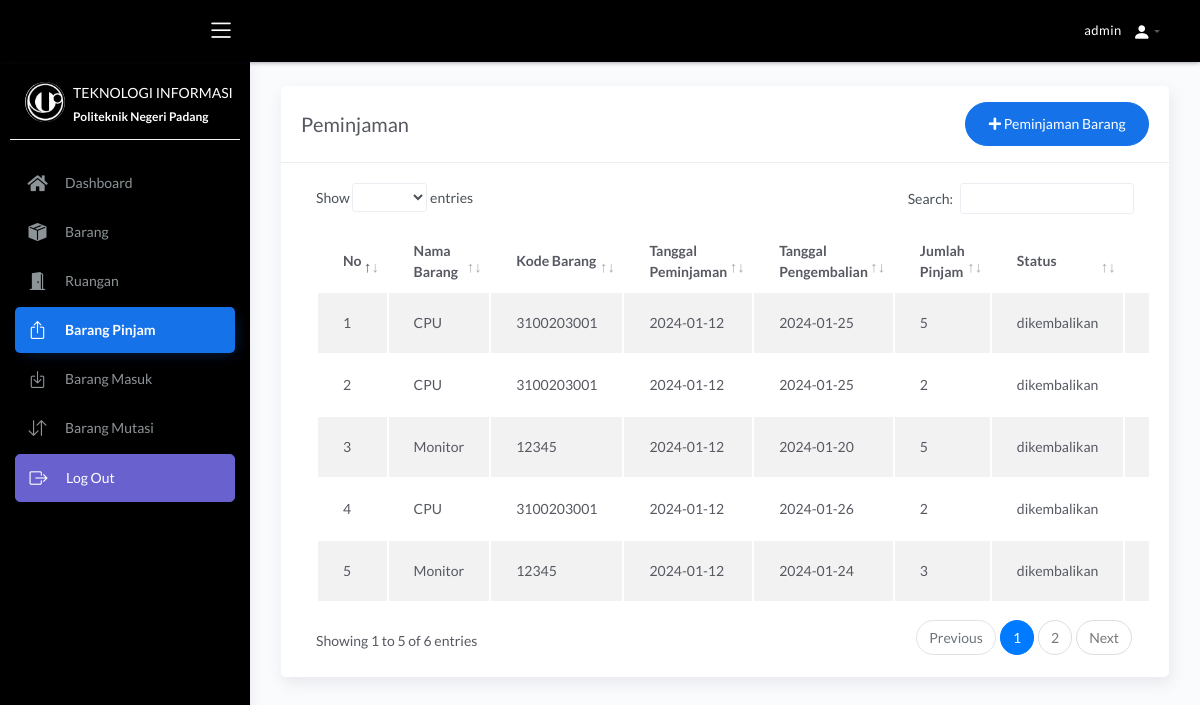
/index.php?p=jpinjam (signed in), run on the app's committed database.
### tables this page shows
CREATE TABLE `peminjam` (
  `id_peminjam` int(11) NOT NULL,
  `id_user` int(5) NOT NULL,
  `kode_barang` varchar(15) NOT NULL,
  `tgl_pinjam` date NOT NULL,
  `tgl_kembali` date NOT NULL,
  `jumlah` int(11) NOT NULL,
  `status` enum('dipinjam','dikembalikan') NOT NULL
);

CREATE TABLE `barang` (
  `kode_barang` varchar(15) NOT NULL,
  `nama_barang` varchar(50) NOT NULL,
  `jenis` varchar(50) NOT NULL,
  `stok` int(11) NOT NULL,
  `keterangan` text NOT NULL
);

### page/peminjaman/pinjaman.php (the view, shortened to what this page needs)
<div class="row mx-3 my-4">
    <div class="col-md-12">
        <div class="card">
            <div class="card-header">
                <div class="d-flex align-items-center">
                    <h4 class="card-title">Peminjaman</h4>
                    <button class="btn btn-primary btn-round ml-auto" data-toggle="modal" data-target="#addRowModal">
                        <i class="fa fa-plus"></i>
                        Peminjaman Barang
                    </button>
                </div>
            </div>
            <div class="card-body">
                <div class="table-responsive">
                    <table id="add-row" class="display table table-striped table-hover">
                        <thead>
                            <tr>
                                <th>No</th>
                                <th>Nama Barang</th>
                                <th>Kode Barang</th>
                                <th>Tanggal Peminjaman</th>
                                <th>Tanggal Pengembalian</th>
                                <th>Jumlah Pinjam</th>
                                <th>Status</th>
                                <?php if($_SESSION['level']=='admin'){?>
                                <th style="width: 10%">Action</th>
                                <?php }?>
                            </tr>
                        </thead>
                        <tbody>
                            <?php
                            $result = $db->query("SELECT * FROM peminjam
                            LEFT JOIN barang ON peminjam.kode_barang = barang.kode_barang
                            LEFT JOIN user ON peminjam.id_user = user.id");
                                    $no=1;
                              while($data=mysqli_fetch_array($result)){
                            ?>
                            <tr>
                                <td><?= $no++ ?></td>
                                <td><?=$data['nama_barang']?></td>
                                <td><?=$data['kode_barang']?></td>
                                <td><?=$data['tgl_pinjam']?></td>
                                <td><?=$data['tgl_kembali']?></td>
                                <td><?=$data['jumlah']?></td>
                                <td><?=$data['status']?></td>
                                <?php if($_SESSION['level']=='admin'){?>
                                <td>
                                    </div>
                                <?php }?>
                            <?php
                              }
                            ?>
                </div>
            </div>

### index.php (shortened to what this page needs)
<!DOCTYPE html>
<html lang="en">
<head>
	<link rel="stylesheet" href="assets/css/bootstrap.min.css">
	<link rel="stylesheet" href="https://cdn.jsdelivr.net/npm/bootstrap-icons@1.11.2/font/bootstrap-icons.min.css">
	<link rel="stylesheet" href="assets/css/bootstrap.min.css">
	<link rel="stylesheet" href="assets/css/atlantis.min.css">
	<link rel="stylesheet" href="assets/css/demo.css">
</head>
<body>
	<div class="wrapper">
		<?php
			include 'layout/navbar.php'
		?>
		<?php include 'layout/sidebar.php' ?>
		<div class="main-panel">
		<div class="content">
		<?php
		include 'koneksi/koneksi.php';
       $p=isset($_GET['p']) ? $_GET['p'] : 'home';
		if ($p=='jpinjam') include 'page/peminjaman/pinjaman.php';
       ?>
</body>
</html>

### layout/navbar.php (shortened to what this page needs)
<div class="main-header">
	<div class="logo-header" style="background-color: #000;">
		<div class="nav-toggle">
			<button class="btn btn-toggle toggle-sidebar">
				<i class="icon-menu"></i>
			</button>
		</div>
	</div>
	<nav class="navbar navbar-header navbar-expand-lg" style="background-color: #000;">
        <div class="container-fluid">
            <div class="navbar-nav ml-auto">
                <div class="navbar-collapse collapse w-100 order-3 dual-collapse2">
                    <ul class="navbar-nav ml-auto">
                        <li class="nav-item dropdown">
                            <a class="nav-link dropdown-toggle" href="#" id="navbarDropdown" role="button" data-toggle="dropdown" aria-haspopup="true" aria-expanded="false">
                                <span class="mr-2 d-none d-lg-inline text-gray-600 small" style="color: #fff;">
                                    <?php echo $_SESSION['username']; ?>
                                </span>
                                <i class="bi bi-person-fill" style="color: white"></i>
                            </a>
                        </li>
                    </ul>
                </div>
            </div>
        </div>
    </nav>
</div>

### layout/sidebar.php (shortened to what this page needs)
<div class="sidebar sidebar-style-2" style="background-color: #000;">
    <div class="sidebar-wrapper scrollbar scrollbar-inner">
        <div class="sidebar-content">
            <div class="user">
                <div class="avatar-sm float-left mr-2">
                    <img src="assets/img/c1.jpeg" alt="..." class="avatar-img rounded-circle">
                </div>
                <div class="info">
                    <a data-toggle="collapse" href="#collapseExample" aria-expanded="true">
                        <span>
                            TEKNOLOGI INFORMASI
                            <span class="user-level">Politeknik Negeri Padang</span>
                        </span>
                    </a>
                </div>
            </div>
            <ul class="nav nav-primary --bs-light-text-emphasis">
                <li class="nav-item <?php echo $_GET['p'] == 'home'?'active':''; ?>">
                    <a href="index.php?p=home">
                        <i class="fas fa-home"></i>
                        <p>Dashboard</p>
                    </a>
                </li>
                <?php if($_SESSION['level']=='admin'){
                        ?>
                <li class="nav-item <?php echo $_GET['p'] == 'jbarang'?'active':''; ?>">
                    <a href="index.php?p=jbarang">
                        <i class="bi bi-box-seam-fill"></i>
                        <p>Barang</p>
                    </a>
                </li>
                <li class="nav-item <?php echo $_GET['p'] == 'ruangan'?'active':''; ?>">
                    <a href="index.php?p=ruangan">
                        <i class="bi bi-door-open-fill"></i>
                        <p>Ruangan</p>
                    </a>
                </li>
                <?php }?>
                <li class="nav-item <?php echo $_GET['p'] == 'jpinjam'?'active':''; ?>">
                    <a href="index.php?p=jpinjam">
                        <i class="bi bi-box-arrow-up"></i>
                        <p>Barang Pinjam</p>
                    </a>
                </li>
                <?php if($_SESSION['level']=='admin'){
                        ?>
                <li class="nav-item <?php echo $_GET['p'] == 'barangMasuk'?'active':''; ?>">
                    <a href="index.php?p=barangMasuk">
                        <i class="bi bi-box-arrow-in-down"></i>
                        <p>Barang Masuk</p>
                    </a>
                </li>
                <li class="nav-item <?php echo $_GET['p'] == 'barangMutasi'?'active':''; ?>">
                    <a href="index.php?p=barangMutasi">
                        <i class="bi bi-arrow-down-up"></i>
                        <p>Barang Mutasi</p>
                    </a>
                </li>
                <?php
                    }
                    ?>
                <li class="nav-item">
                    <a class="btn btn-secondary" href="logout.php">
                        <i class="bi bi-box-arrow-right" style="color:white"></i>
                        <p style="color:white">Log Out</p>
                    </a>
                </li>
            </ul>
        </div>
    </div>
</div>

### layout/sidebar.php (style rules this page uses)
.sidebar-content a, .sidebar-content span { color: #ffffff !important; }
.nav-primary .nav-item.active a, .nav-primary .nav-item a:hover { color: #fff; }

### data on the page
peminjam: kode_barang.nama_barang "CPU", kode_barang.kode_barang "3100203001", tgl_pinjam "2024-01-12", tgl_kembali "2024-01-25", jumlah "5", status "dikembalikan"
peminjam: kode_barang.nama_barang "CPU", kode_barang.kode_barang "3100203001", tgl_pinjam "2024-01-12", tgl_kembali "2024-01-25", jumlah "2", status "dikembalikan"
peminjam: kode_barang.nama_barang "Monitor", kode_barang.kode_barang "12345", tgl_pinjam "2024-01-12", tgl_kembali "2024-01-20", jumlah "5", status "dikembalikan"
peminjam: kode_barang.nama_barang "CPU", kode_barang.kode_barang "3100203001", tgl_pinjam "2024-01-12", tgl_kembali "2024-01-26", jumlah "2", status "dikembalikan"
peminjam: kode_barang.nama_barang "Monitor", kode_barang.kode_barang "12345", tgl_pinjam "2024-01-12", tgl_kembali "2024-01-24", jumlah "3", status "dikembalikan"

### other printed values
$_SESSION['username'] "admin"
